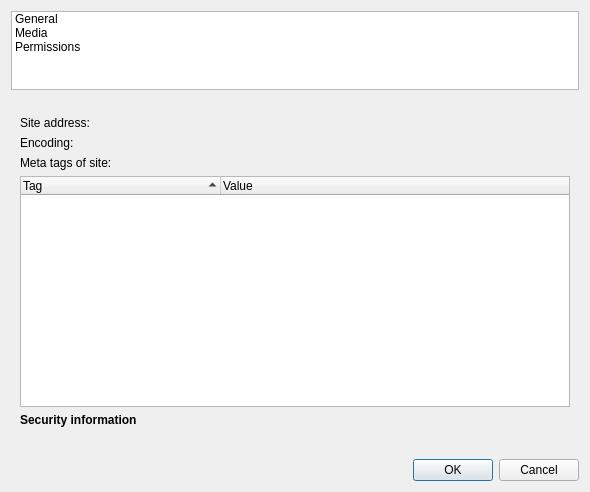
<?xml version="1.0" encoding="UTF-8"?>
<ui version="4.0">
 <class>SiteInfo</class>
 <widget class="QDialog" name="SiteInfo">
  <property name="geometry">
   <rect>
    <x>0</x>
    <y>0</y>
    <width>590</width>
    <height>492</height>
   </rect>
  </property>
  <property name="windowTitle">
   <string>Site Info</string>
  </property>
  <layout class="QGridLayout" name="gridLayout">
   <item row="3" column="0">
    <widget class="QDialogButtonBox" name="buttonBox">
     <property name="orientation">
      <enum>Qt::Horizontal</enum>
     </property>
     <property name="standardButtons">
      <set>QDialogButtonBox::Cancel|QDialogButtonBox::Ok</set>
     </property>
    </widget>
   </item>
   <item row="1" column="0">
    <widget class="SqueezeLabelV2" name="heading">
     <property name="maximumSize">
      <size>
       <width>550</width>
       <height>16777215</height>
      </size>
     </property>
     <property name="text">
      <string/>
     </property>
     <property name="textInteractionFlags">
      <set>Qt::LinksAccessibleByMouse|Qt::TextSelectableByMouse</set>
     </property>
    </widget>
   </item>
   <item row="0" column="0">
    <widget class="HorizontalListWidget" name="listWidget">
     <item>
      <property name="text">
       <string>General</string>
      </property>
     </item>
     <item>
      <property name="text">
       <string>Media</string>
      </property>
     </item>
     <item>
      <property name="text">
       <string>Permissions</string>
      </property>
     </item>
    </widget>
   </item>
   <item row="2" column="0">
    <widget class="QStackedWidget" name="stackedWidget">
     <property name="currentIndex">
      <number>0</number>
     </property>
     <widget class="QWidget" name="page">
      <layout class="QGridLayout" name="gridLayout_2">
       <property name="topMargin">
        <number>0</number>
       </property>
       <property name="bottomMargin">
        <number>0</number>
       </property>
       <item row="0" column="0" colspan="4">
        <layout class="QFormLayout" name="formLayout">
         <property name="fieldGrowthPolicy">
          <enum>QFormLayout::AllNonFixedFieldsGrow</enum>
         </property>
         <item row="0" column="0">
          <widget class="QLabel" name="label_3">
           <property name="sizePolicy">
            <sizepolicy hsizetype="Fixed" vsizetype="Preferred">
             <horstretch>0</horstretch>
             <verstretch>0</verstretch>
            </sizepolicy>
           </property>
           <property name="text">
            <string>Site address:</string>
           </property>
          </widget>
         </item>
         <item row="0" column="1">
          <widget class="SqueezeLabelV2" name="siteAddress">
           <property name="sizePolicy">
            <sizepolicy hsizetype="Minimum" vsizetype="Preferred">
             <horstretch>0</horstretch>
             <verstretch>0</verstretch>
            </sizepolicy>
           </property>
           <property name="maximumSize">
            <size>
             <width>460</width>
             <height>16777215</height>
            </size>
           </property>
           <property name="text">
            <string/>
           </property>
           <property name="textInteractionFlags">
            <set>Qt::LinksAccessibleByMouse|Qt::TextSelectableByMouse</set>
           </property>
          </widget>
         </item>
         <item row="1" column="0">
          <widget class="QLabel" name="label_6">
           <property name="text">
            <string>Encoding:</string>
           </property>
          </widget>
         </item>
         <item row="1" column="1">
          <widget class="SqueezeLabelV2" name="encodingLabel">
           <property name="text">
            <string/>
           </property>
           <property name="textInteractionFlags">
            <set>Qt::LinksAccessibleByMouse|Qt::TextSelectableByMouse</set>
           </property>
          </widget>
         </item>
        </layout>
       </item>
       <item row="1" column="0" colspan="4">
        <widget class="QLabel" name="label_9">
         <property name="text">
          <string>Meta tags of site:</string>
         </property>
        </widget>
       </item>
       <item row="3" column="0" colspan="4">
        <widget class="QTreeWidget" name="treeTags">
         <property name="selectionMode">
          <enum>QAbstractItemView::ExtendedSelection</enum>
         </property>
         <property name="sortingEnabled">
          <bool>true</bool>
         </property>
         <attribute name="headerMinimumSectionSize">
          <number>200</number>
         </attribute>
         <column>
          <property name="text">
           <string>Tag</string>
          </property>
         </column>
         <column>
          <property name="text">
           <string>Value</string>
          </property>
         </column>
        </widget>
       </item>
       <item row="4" column="0" colspan="2">
        <widget class="QLabel" name="label_2">
         <property name="sizePolicy">
          <sizepolicy hsizetype="Fixed" vsizetype="Preferred">
           <horstretch>0</horstretch>
           <verstretch>0</verstretch>
          </sizepolicy>
         </property>
         <property name="text">
          <string>&lt;b&gt;Security information&lt;/b&gt;</string>
         </property>
        </widget>
       </item>
       <item row="5" column="1">
        <widget class="QLabel" name="securityLabel">
         <property name="text">
          <string/>
         </property>
        </widget>
       </item>
       <item row="5" column="0">
        <spacer name="horizontalSpacer">
         <property name="orientation">
          <enum>Qt::Horizontal</enum>
         </property>
         <property name="sizeType">
          <enum>QSizePolicy::Fixed</enum>
         </property>
         <property name="sizeHint" stdset="0">
          <size>
           <width>20</width>
           <height>20</height>
          </size>
         </property>
        </spacer>
       </item>
       <item row="5" column="2">
        <spacer name="horizontalSpacer_2">
         <property name="orientation">
          <enum>Qt::Horizontal</enum>
         </property>
         <property name="sizeHint" stdset="0">
          <size>
           <width>40</width>
           <height>20</height>
          </size>
         </property>
        </spacer>
       </item>
      </layout>
     </widget>
     <widget class="QWidget" name="page2">
      <layout class="QVBoxLayout" name="verticalLayout_3">
       <item>
        <widget class="QSplitter" name="splitter">
         <property name="orientation">
          <enum>Qt::Vertical</enum>
         </property>
         <widget class="QWidget" name="verticalLayoutWidget">
          <layout class="QVBoxLayout" name="verticalLayout_2">
           <item>
            <widget class="QTreeWidget" name="treeImages">
             <property name="minimumSize">
              <size>
               <width>0</width>
               <height>0</height>
              </size>
             </property>
             <property name="selectionMode">
              <enum>QAbstractItemView::ExtendedSelection</enum>
             </property>
             <property name="itemsExpandable">
              <bool>false</bool>
             </property>
             <property name="sortingEnabled">
              <bool>true</bool>
             </property>
             <attribute name="headerMinimumSectionSize">
              <number>200</number>
             </attribute>
             <column>
              <property name="text">
               <string>Image</string>
              </property>
             </column>
             <column>
              <property name="text">
               <string>Image address</string>
              </property>
             </column>
            </widget>
           </item>
          </layout>
         </widget>
         <widget class="QWidget" name="layoutWidget">
          <layout class="QVBoxLayout" name="verticalLayout">
           <item>
            <widget class="QDialogButtonBox" name="saveButton">
             <property name="standardButtons">
              <set>QDialogButtonBox::Save</set>
             </property>
            </widget>
           </item>
           <item>
            <widget class="QLabel" name="label_5">
             <property name="maximumSize">
              <size>
               <width>16777215</width>
               <height>20</height>
              </size>
             </property>
             <property name="text">
              <string>&lt;b&gt;Preview&lt;/b&gt;</string>
             </property>
            </widget>
           </item>
           <item>
            <widget class="QGraphicsView" name="mediaPreview"/>
           </item>
          </layout>
         </widget>
        </widget>
       </item>
      </layout>
     </widget>
     <widget class="QWidget" name="page3">
      <layout class="QVBoxLayout" name="verticalLayout_4">
       <item>
        <widget class="QListWidget" name="listPermissions">
         <property name="alternatingRowColors">
          <bool>true</bool>
         </property>
         <property name="verticalScrollMode">
          <enum>QAbstractItemView::ScrollPerPixel</enum>
         </property>
        </widget>
       </item>
      </layout>
     </widget>
    </widget>
   </item>
  </layout>
 </widget>
 <customwidgets>
  <customwidget>
   <class>SqueezeLabelV2</class>
   <extends>QLabel</extends>
   <header>squeezelabelv2.h</header>
  </customwidget>
  <customwidget>
   <class>HorizontalListWidget</class>
   <extends>QListWidget</extends>
   <header>horizontallistwidget.h</header>
  </customwidget>
 </customwidgets>
 <resources/>
 <connections>
  <connection>
   <sender>buttonBox</sender>
   <signal>accepted()</signal>
   <receiver>SiteInfo</receiver>
   <slot>accept()</slot>
   <hints>
    <hint type="sourcelabel">
     <x>248</x>
     <y>254</y>
    </hint>
    <hint type="destinationlabel">
     <x>157</x>
     <y>274</y>
    </hint>
   </hints>
  </connection>
  <connection>
   <sender>buttonBox</sender>
   <signal>rejected()</signal>
   <receiver>SiteInfo</receiver>
   <slot>reject()</slot>
   <hints>
    <hint type="sourcelabel">
     <x>294</x>
     <y>472</y>
    </hint>
    <hint type="destinationlabel">
     <x>294</x>
     <y>245</y>
    </hint>
   </hints>
  </connection>
 </connections>
</ui>
